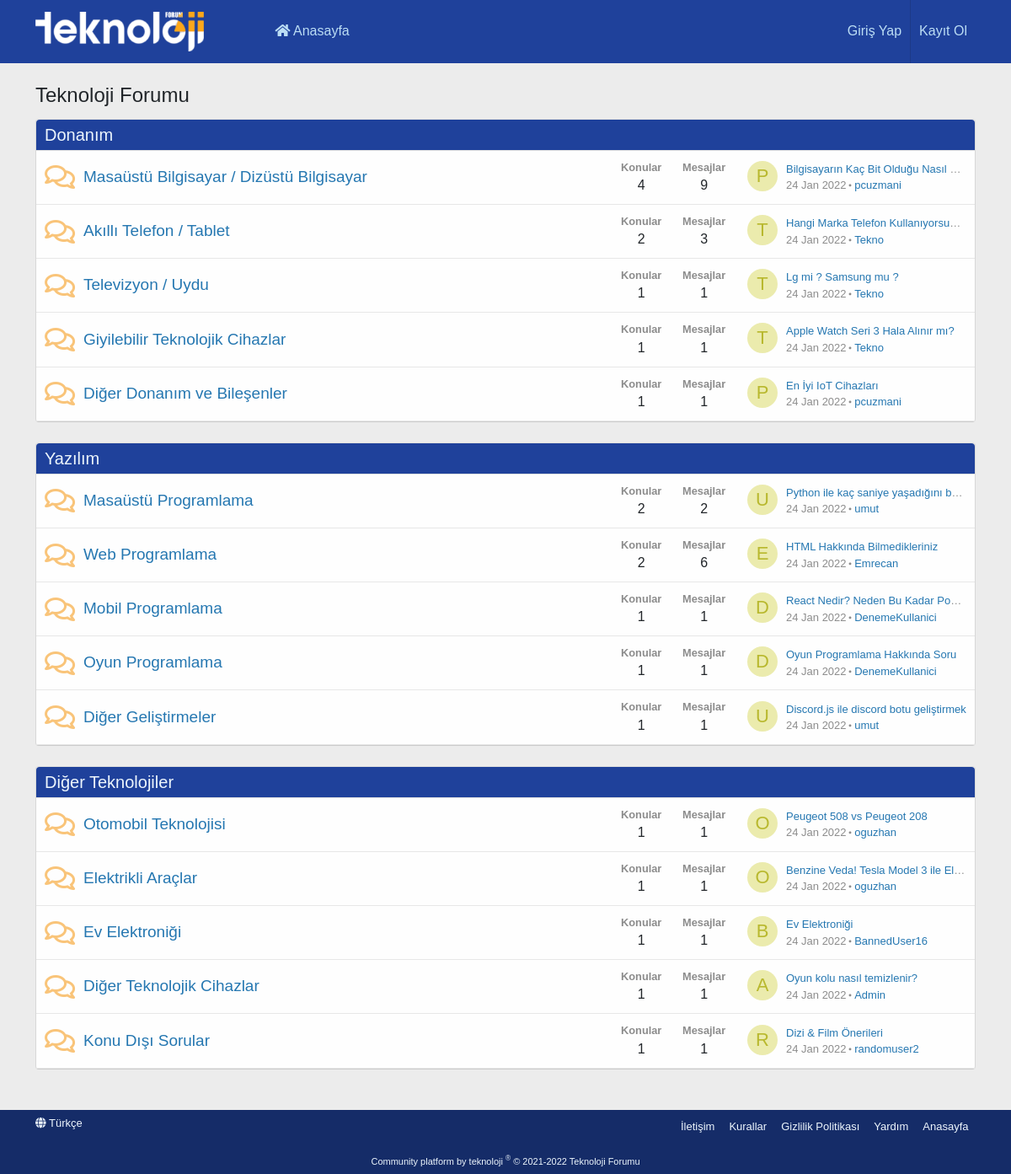
The page / on the database its author committed.
### tables this page shows
CREATE TABLE `boards` (
  `board_id` int(11) NOT NULL,
  `board_name` varchar(255) NOT NULL,
  `board_parent` varchar(255) DEFAULT NULL,
  `board_url` varchar(255) NOT NULL
);

CREATE TABLE `topics` (
  `topic_id` int(11) NOT NULL,
  `topic_name` varchar(255) NOT NULL,
  `topic_url` varchar(255) NOT NULL,
  `board_id` int(11) NOT NULL,
  `topic_created_date` timestamp NOT NULL DEFAULT current_timestamp(),
  `user_id` int(11) NOT NULL
);

CREATE TABLE `users` (
  `user_id` int(11) NOT NULL,
  `user_name` varchar(255) NOT NULL,
  `user_email` varchar(255) NOT NULL,
  `user_password` varchar(255) NOT NULL,
  `user_register_date` timestamp NOT NULL DEFAULT current_timestamp()
);

### application/controllers/Home.php (called while the page is built, shortened)
<?php
class Home extends CI_Controller {
	public function __construct() {
		$this->load->model('boardmodel');
		$this->load->model('topicmodel');
		$this->load->model('usermodel');
	}
	public function index() {
		$data = array(
			'board_parent' => $this->boardmodel->getBoards()
		);
		$this->load->view('home', $data);
	}
}

### index.php (called while the page is built, shortened)
<?php
require_once BASEPATH.'core/CodeIgniter.php';

### application/models/BoardModel.php (called while the page is built, shortened)
<?php
class BoardModel extends CI_Model {
    public function getBoards() {
        $alt_boards = $this->db->get_where('boards', array(
            'board_parent' => null
        ));
        return $alt_boards->result();
    }
    public function getAltBoards($where) {
        $boards = $this->db->get_where('boards', $where);
        return $boards->result();
    }
    public function getTopicsCountRow($board_id) {
        return $this->db->where(['board_id'=>$board_id])->from("topics")->count_all_results();
    }
    public function getTotalMessagesCountRow($board_id) {
        return $this->db->select('count(*)')->join('topics', 'messages.topic_id = topics.topic_id')->where(['board_id'=>$board_id])->from("messages")->count_all_results();
    }
}

### application/helpers/ReplaceTR_helper.php (called while the page is built)
<?php
function replace_tr($text) {
    $text = trim($text);
    $search = array('Ç','ç','Ğ','ğ','ı','İ','Ö','ö','Ş','ş','Ü','ü',' ');
    $replace = array('c','c','g','g','i','i','o','o','s','s','u','u','-');
    $new_text = str_replace($search,$replace,$text);
    return $new_text;
}

### application/models/TopicModel.php (called while the page is built, shortened)
<?php
class TopicModel extends CI_Model {
    public function getTopics($where) {
        $topics = $this->db->join('users', 'topics.user_id = users.user_id')->get_where('topics', $where);
        return $topics->result();
    }
}

### application/views/home.php (the view, shortened to what this page needs)
<!DOCTYPE html>
<html lang="tr">
<head>
</head>
<body>
    <section>
        <div class="container">
            <h3>Teknoloji Forumu</h3>
            <?php foreach ($board_parent as $key => $value) : ?>
                <div class="block-container">
                    <h2 class="block-header">
                        <a href="#<?=replace_tr(strtolower($value->board_name))?>"><?=$value->board_name?></a>
                    </h2>
                    <?php foreach($this->boardmodel->getAltBoards(array('board_parent' => $value->board_id)) as $key => $value) : ?>
                        <div class="node-body">
                            <div class="node-icon">
                                <i class="far fa-comments" style="opacity:1;color: #f9c479;"></i>
                            </div>
                            <div class="node-main">
                                <h3 class="node-title">
                                    <a href="<?=base_url('forumlar/' . $value->board_url);?>"><?=$value->board_name?></a>
                                </h3>
                            </div>
                            <?php
                                $num_rows_topics = count($this->topicmodel->getTopics(array('board_id' => $value->board_id)));
                                $topic_counter = 0;
                            ?>
                            <?php foreach($this->topicmodel->getTopics(array('board_id' => $value->board_id)) as $key => $value) : ?>
                                <?php if(++$topic_counter === $num_rows_topics) : ?>
                                    <div class="node-stats">
                                        <dl class="pairs pairs-rows">
                                            <dt>Konular</dt>
                                            <dd><?=$this->boardmodel->getTopicsCountRow($value->board_id);?></dd>
                                        </dl>
                                        <dl class="pairs pairs-rows">
                                            <dt>Mesajlar</dt>
                                            <dd><?=$this->boardmodel->getTotalMessagesCountRow($value->board_id);?></dd>
                                        </dl>
                                    </div>
                                    <div class="node-extra">
                                        <div class="node-extra-icon">
                                            <a href="" class="avatar avatar--xs avatar--default avatar--default--dynamic" style="background-color: #ebebad; color: #b8b82e">
                                                <span><?=strtoupper($value->user_name[0]);?></span>
                                            </a>
                                        </div>
                                        <div class="node-extra-row">
                                            <a href="<?=base_url('konular/' . $value->topic_url);?>" class="node-extra-title" title="<?=$value->topic_name;?>"><?=$value->topic_name;?></a>
                                        </div>
                                        <div class="node-extra-row">
                                            <ul class="listInline">
                                                <li><time class="node-extra-date u-dt" dir="auto"><?=strftime('%d %b %Y', strtotime($value->topic_created_date));?></time><i class="fas fa-circle" style="font-size: 3px;position: relative;bottom: 3px;left: 3px;margin-right: 3px;"></i></li>
                                                <li class="node-extra-user"><a href="" class="username"><?=$value->user_name?></a></li>
                                            </ul>
                                        </div>
                                    </div>
                                <?php endif;?>
                            <?php endforeach;?>
                        </div>
                    <?php endforeach;?>
                </div>
                <br>
            <?php endforeach;?>
        </div>
    </section>
    <br>
</body>
</html>

### rows shown on the page
boards: board_name "Donanım"
boards: board_name "Masaüstü Bilgisayar / Dizüstü Bilgisayar"
topics: board_id "4", board_id "9", user.user_name "P", topic_name "Bilgisayarın Kaç Bit Olduğu Nasıl…", topic_created_date "24 Jan 2022", user.user_name "pcuzmani"
boards: board_name "Akıllı Telefon / Tablet"
topics: board_id "2", board_id "3", user.user_name "T", topic_name "Hangi Marka Telefon Kullanıyorsu…", topic_created_date "24 Jan 2022", user.user_name "Tekno"
boards: board_name "Televizyon / Uydu"
topics: board_id "1", user.user_name "T", topic_name "Lg mi ? Samsung mu ?", topic_created_date "24 Jan 2022", user.user_name "Tekno"
boards: board_name "Giyilebilir Teknolojik Cihazlar"
topics: board_id "1", user.user_name "T", topic_name "Apple Watch Seri 3 Hala Alınır mı?", topic_created_date "24 Jan 2022", user.user_name "Tekno"
boards: board_name "Diğer Donanım ve Bileşenler"
topics: board_id "1", user.user_name "P", topic_name "En İyi IoT Cihazları", topic_created_date "24 Jan 2022", user.user_name "pcuzmani"
boards: board_name "Yazılım"
boards: board_name "Masaüstü Programlama"
topics: board_id "2", user.user_name "U", topic_name "Python ile kaç saniye yaşadığını b…", topic_created_date "24 Jan 2022", user.user_name "umut"
boards: board_name "Web Programlama"
topics: board_id "2", board_id "6", user.user_name "E", topic_name "HTML Hakkında Bilmedikleriniz", topic_created_date "24 Jan 2022", user.user_name "Emrecan"
boards: board_name "Mobil Programlama"
topics: board_id "1", user.user_name "D", topic_name "React Nedir? Neden Bu Kadar Po…", topic_created_date "24 Jan 2022", user.user_name "DenemeKullanici"
boards: board_name "Oyun Programlama"
topics: board_id "1", user.user_name "D", topic_name "Oyun Programlama Hakkında Soru", topic_created_date "24 Jan 2022", user.user_name "DenemeKullanici"
boards: board_name "Diğer Geliştirmeler"
topics: board_id "1", user.user_name "U", topic_name "Discord.js ile discord botu geliştirmek", topic_created_date "24 Jan 2022", user.user_name "umut"
boards: board_name "Diğer Teknolojiler"
boards: board_name "Otomobil Teknolojisi"
topics: board_id "1", user.user_name "O", topic_name "Peugeot 508 vs Peugeot 208", topic_created_date "24 Jan 2022", user.user_name "oguzhan"
boards: board_name "Elektrikli Araçlar"
topics: board_id "1", user.user_name "O", topic_name "Benzine Veda! Tesla Model 3 ile El…", topic_created_date "24 Jan 2022", user.user_name "oguzhan"
boards: board_name "Ev Elektroniği"
topics: board_id "1", user.user_name "B", topic_name "Ev Elektroniği", topic_created_date "24 Jan 2022", user.user_name "BannedUser16"
boards: board_name "Diğer Teknolojik Cihazlar"
topics: board_id "1", user.user_name "A", topic_name "Oyun kolu nasıl temizlenir?", topic_created_date "24 Jan 2022", user.user_name "Admin"
boards: board_name "Konu Dışı Sorular"
topics: board_id "1", user.user_name "R", topic_name "Dizi & Film Önerileri", topic_created_date "24 Jan 2022", user.user_name "randomuser2"
